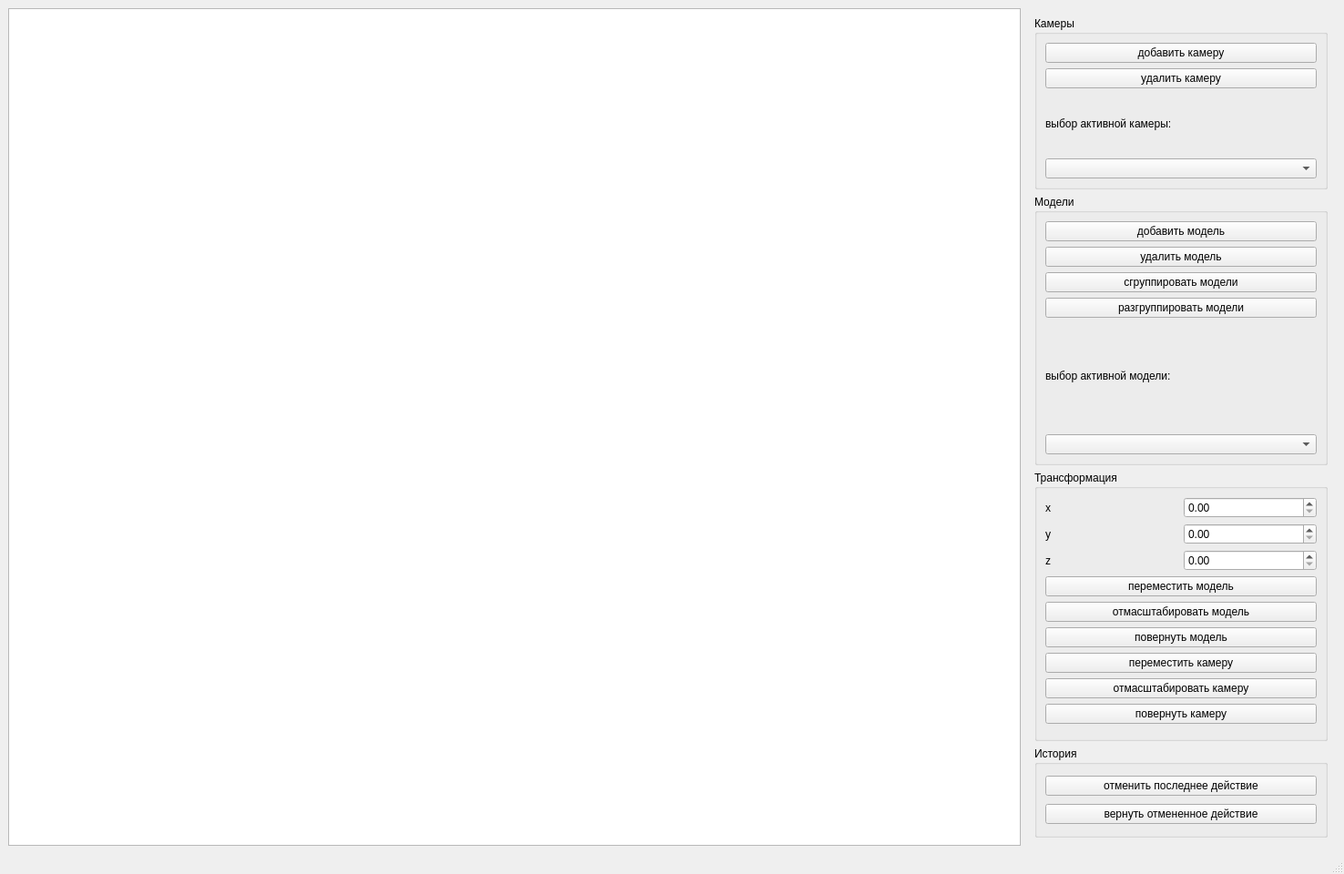
<?xml version="1.0" encoding="UTF-8"?>
<ui version="4.0">
 <class>MainWindow</class>
 <widget class="QMainWindow" name="MainWindow">
  <property name="geometry">
   <rect>
    <x>0</x>
    <y>0</y>
    <width>1476</width>
    <height>960</height>
   </rect>
  </property>
  <property name="minimumSize">
   <size>
    <width>200</width>
    <height>200</height>
   </size>
  </property>
  <property name="windowTitle">
   <string>MainWindow</string>
  </property>
  <widget class="QWidget" name="centralwidget">
   <layout class="QHBoxLayout" name="horizontalLayout">
    <item>
     <widget class="QGraphicsView" name="graphicsView">
      <property name="sizePolicy">
       <sizepolicy hsizetype="Preferred" vsizetype="Preferred">
        <horstretch>0</horstretch>
        <verstretch>0</verstretch>
       </sizepolicy>
      </property>
     </widget>
    </item>
    <item>
     <widget class="QWidget" name="widget" native="true">
      <property name="sizePolicy">
       <sizepolicy hsizetype="Fixed" vsizetype="Expanding">
        <horstretch>0</horstretch>
        <verstretch>0</verstretch>
       </sizepolicy>
      </property>
      <property name="minimumSize">
       <size>
        <width>340</width>
        <height>200</height>
       </size>
      </property>
      <layout class="QVBoxLayout" name="verticalLayout">
       <item>
        <widget class="QGroupBox" name="groupBox_1">
         <property name="sizePolicy">
          <sizepolicy hsizetype="Preferred" vsizetype="Fixed">
           <horstretch>0</horstretch>
           <verstretch>0</verstretch>
          </sizepolicy>
         </property>
         <property name="minimumSize">
          <size>
           <width>0</width>
           <height>190</height>
          </size>
         </property>
         <property name="title">
          <string>Камеры</string>
         </property>
         <layout class="QVBoxLayout" name="verticalLayout_2">
          <item>
           <widget class="QPushButton" name="loadCameraBtn">
            <property name="text">
             <string>добавить камеру</string>
            </property>
           </widget>
          </item>
          <item>
           <widget class="QPushButton" name="removeCameraBtn">
            <property name="text">
             <string>удалить камеру</string>
            </property>
           </widget>
          </item>
          <item>
           <widget class="QLabel" name="label">
            <property name="text">
             <string>выбор активной камеры:</string>
            </property>
           </widget>
          </item>
          <item>
           <widget class="QComboBox" name="cameraCB"/>
          </item>
         </layout>
        </widget>
       </item>
       <item>
        <widget class="QGroupBox" name="groupBox_2">
         <property name="title">
          <string>Модели</string>
         </property>
         <layout class="QVBoxLayout" name="verticalLayout_3">
          <item>
           <widget class="QPushButton" name="loadModelBtn">
            <property name="text">
             <string>добавить модель</string>
            </property>
           </widget>
          </item>
          <item>
           <widget class="QPushButton" name="removeModelBtn">
            <property name="text">
             <string>удалить модель</string>
            </property>
           </widget>
          </item>
          <item>
           <widget class="QPushButton" name="groupModelBtn">
            <property name="text">
             <string>сгруппировать модели</string>
            </property>
           </widget>
          </item>
          <item>
           <widget class="QPushButton" name="ungroupModelBtn">
            <property name="text">
             <string>разгруппировать модели</string>
            </property>
           </widget>
          </item>
          <item>
           <widget class="QLabel" name="label_2">
            <property name="text">
             <string>выбор активной модели:</string>
            </property>
           </widget>
          </item>
          <item>
           <widget class="QComboBox" name="modelCB"/>
          </item>
         </layout>
        </widget>
       </item>
       <item>
        <widget class="QGroupBox" name="groupBox_3">
         <property name="title">
          <string>Трансформация</string>
         </property>
         <layout class="QVBoxLayout" name="verticalLayout_4">
          <item>
           <layout class="QHBoxLayout" name="horizontalLayout_2">
            <item>
             <widget class="QLabel" name="label_3">
              <property name="text">
               <string>x</string>
              </property>
             </widget>
            </item>
            <item>
             <widget class="QDoubleSpinBox" name="xDSB"/>
            </item>
           </layout>
          </item>
          <item>
           <layout class="QHBoxLayout" name="horizontalLayout_5">
            <item>
             <widget class="QLabel" name="label_5">
              <property name="text">
               <string>y</string>
              </property>
             </widget>
            </item>
            <item>
             <widget class="QDoubleSpinBox" name="yDSB"/>
            </item>
           </layout>
          </item>
          <item>
           <layout class="QHBoxLayout" name="horizontalLayout_3">
            <item>
             <widget class="QLabel" name="label_4">
              <property name="text">
               <string>z</string>
              </property>
             </widget>
            </item>
            <item>
             <widget class="QDoubleSpinBox" name="zDSB"/>
            </item>
           </layout>
          </item>
          <item>
           <widget class="QPushButton" name="moveModelBtn">
            <property name="text">
             <string>переместить модель</string>
            </property>
           </widget>
          </item>
          <item>
           <widget class="QPushButton" name="scaleModelBtn">
            <property name="text">
             <string>отмасштабировать модель</string>
            </property>
           </widget>
          </item>
          <item>
           <widget class="QPushButton" name="rotateModelBtn">
            <property name="text">
             <string>повернуть модель</string>
            </property>
           </widget>
          </item>
          <item>
           <widget class="QPushButton" name="moveCameraBtn">
            <property name="text">
             <string>переместить камеру</string>
            </property>
           </widget>
          </item>
          <item>
           <widget class="QPushButton" name="scaleCameraBtn">
            <property name="text">
             <string>отмасштабировать камеру</string>
            </property>
           </widget>
          </item>
          <item>
           <widget class="QPushButton" name="rotateCameraBtn">
            <property name="text">
             <string>повернуть камеру</string>
            </property>
           </widget>
          </item>
         </layout>
        </widget>
       </item>
       <item>
        <widget class="QGroupBox" name="groupBox_4">
         <property name="sizePolicy">
          <sizepolicy hsizetype="Preferred" vsizetype="Fixed">
           <horstretch>0</horstretch>
           <verstretch>0</verstretch>
          </sizepolicy>
         </property>
         <property name="minimumSize">
          <size>
           <width>100</width>
           <height>100</height>
          </size>
         </property>
         <property name="title">
          <string>История</string>
         </property>
         <layout class="QVBoxLayout" name="verticalLayout_5">
          <item>
           <widget class="QPushButton" name="undoBtn">
            <property name="text">
             <string>отменить последнее действие</string>
            </property>
           </widget>
          </item>
          <item>
           <widget class="QPushButton" name="redoBtn">
            <property name="text">
             <string>вернуть отмененное действие</string>
            </property>
           </widget>
          </item>
         </layout>
        </widget>
       </item>
      </layout>
     </widget>
    </item>
   </layout>
  </widget>
  <widget class="QMenuBar" name="menubar">
   <property name="geometry">
    <rect>
     <x>0</x>
     <y>0</y>
     <width>1476</width>
     <height>22</height>
    </rect>
   </property>
  </widget>
  <widget class="QStatusBar" name="statusbar"/>
 </widget>
 <resources/>
 <connections/>
</ui>
